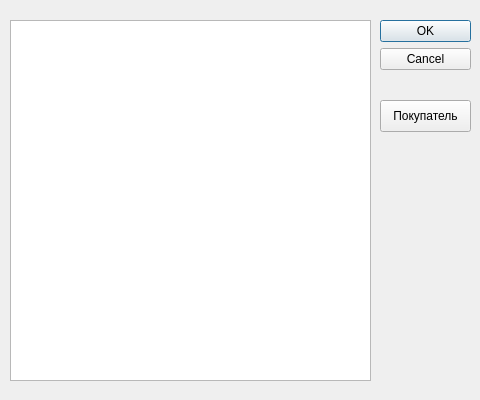
<?xml version="1.0" encoding="UTF-8"?>
<ui version="4.0">
 <class>Tourbook</class>
 <widget class="QDialog" name="Tourbook">
  <property name="geometry">
   <rect>
    <x>0</x>
    <y>0</y>
    <width>480</width>
    <height>400</height>
   </rect>
  </property>
  <property name="windowTitle">
   <string>Dialog</string>
  </property>
  <widget class="QDialogButtonBox" name="buttonBox">
   <property name="geometry">
    <rect>
     <x>380</x>
     <y>20</y>
     <width>91</width>
     <height>621</height>
    </rect>
   </property>
   <property name="orientation">
    <enum>Qt::Vertical</enum>
   </property>
   <property name="standardButtons">
    <set>QDialogButtonBox::Cancel|QDialogButtonBox::Ok</set>
   </property>
  </widget>
  <widget class="QTextEdit" name="textEdit">
   <property name="geometry">
    <rect>
     <x>10</x>
     <y>20</y>
     <width>361</width>
     <height>361</height>
    </rect>
   </property>
   <property name="readOnly">
    <bool>true</bool>
   </property>
  </widget>
  <widget class="QPushButton" name="client">
   <property name="geometry">
    <rect>
     <x>380</x>
     <y>100</y>
     <width>91</width>
     <height>32</height>
    </rect>
   </property>
   <property name="text">
    <string>Покупатель</string>
   </property>
  </widget>
 </widget>
 <resources/>
 <connections>
  <connection>
   <sender>buttonBox</sender>
   <signal>accepted()</signal>
   <receiver>Tourbook</receiver>
   <slot>accept()</slot>
   <hints>
    <hint type="sourcelabel">
     <x>248</x>
     <y>254</y>
    </hint>
    <hint type="destinationlabel">
     <x>157</x>
     <y>274</y>
    </hint>
   </hints>
  </connection>
  <connection>
   <sender>buttonBox</sender>
   <signal>rejected()</signal>
   <receiver>Tourbook</receiver>
   <slot>reject()</slot>
   <hints>
    <hint type="sourcelabel">
     <x>316</x>
     <y>260</y>
    </hint>
    <hint type="destinationlabel">
     <x>286</x>
     <y>274</y>
    </hint>
   </hints>
  </connection>
 </connections>
</ui>
